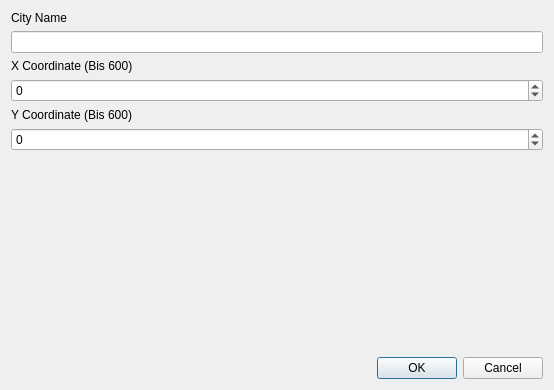
<?xml version="1.0" encoding="UTF-8"?>
<ui version="4.0">
 <class>Dialog</class>
 <widget class="QDialog" name="Dialog">
  <property name="geometry">
   <rect>
    <x>0</x>
    <y>0</y>
    <width>554</width>
    <height>390</height>
   </rect>
  </property>
  <property name="windowTitle">
   <string>Dialog</string>
  </property>
  <layout class="QVBoxLayout" name="verticalLayout">
   <item>
    <widget class="QLabel" name="label">
     <property name="text">
      <string>City Name</string>
     </property>
    </widget>
   </item>
   <item>
    <widget class="QLineEdit" name="lineEditCityName"/>
   </item>
   <item>
    <widget class="QLabel" name="label_2">
     <property name="text">
      <string>X Coordinate (Bis 600)</string>
     </property>
    </widget>
   </item>
   <item>
    <widget class="QSpinBox" name="spinBoxX">
     <property name="minimum">
      <number>-600</number>
     </property>
     <property name="maximum">
      <number>600</number>
     </property>
    </widget>
   </item>
   <item>
    <widget class="QLabel" name="label_3">
     <property name="text">
      <string>Y Coordinate (Bis 600)</string>
     </property>
    </widget>
   </item>
   <item>
    <widget class="QSpinBox" name="spinBoxY">
     <property name="minimum">
      <number>-600</number>
     </property>
     <property name="maximum">
      <number>600</number>
     </property>
    </widget>
   </item>
   <item>
    <spacer name="verticalSpacer">
     <property name="orientation">
      <enum>Qt::Vertical</enum>
     </property>
     <property name="sizeHint" stdset="0">
      <size>
       <width>20</width>
       <height>40</height>
      </size>
     </property>
    </spacer>
   </item>
   <item>
    <widget class="QDialogButtonBox" name="buttonBox">
     <property name="orientation">
      <enum>Qt::Horizontal</enum>
     </property>
     <property name="standardButtons">
      <set>QDialogButtonBox::Cancel|QDialogButtonBox::Ok</set>
     </property>
    </widget>
   </item>
  </layout>
 </widget>
 <resources/>
 <connections>
  <connection>
   <sender>buttonBox</sender>
   <signal>accepted()</signal>
   <receiver>Dialog</receiver>
   <slot>accept()</slot>
   <hints>
    <hint type="sourcelabel">
     <x>248</x>
     <y>254</y>
    </hint>
    <hint type="destinationlabel">
     <x>157</x>
     <y>274</y>
    </hint>
   </hints>
  </connection>
  <connection>
   <sender>buttonBox</sender>
   <signal>rejected()</signal>
   <receiver>Dialog</receiver>
   <slot>reject()</slot>
   <hints>
    <hint type="sourcelabel">
     <x>316</x>
     <y>260</y>
    </hint>
    <hint type="destinationlabel">
     <x>286</x>
     <y>274</y>
    </hint>
   </hints>
  </connection>
 </connections>
</ui>
